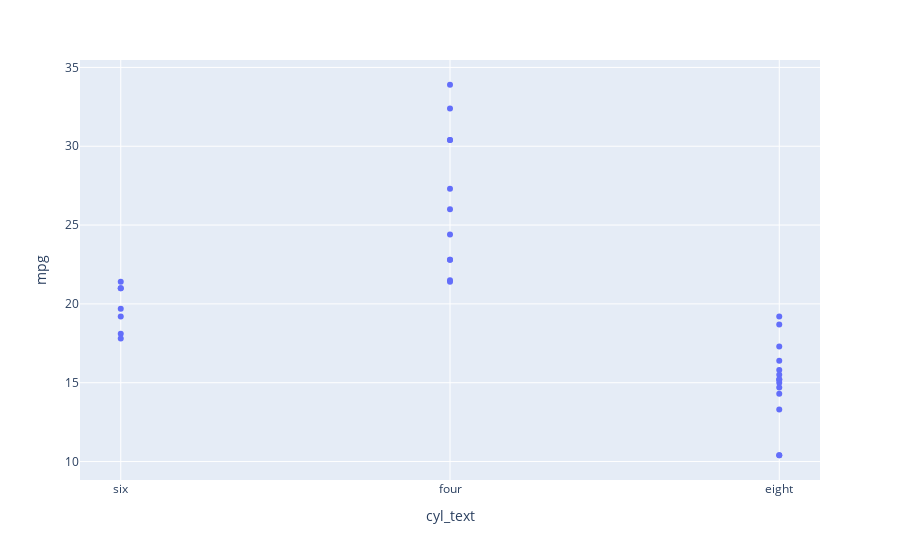

This figure's notebook cell:
### Code cell
pd.options.plotting.backend = "plotly"
df.plot(kind="scatter", x="cyl_text", y="mpg")

### Figure 1 — Plotly figure (JSON) as saved in the notebook; plotly's stock layout.template omitted (floating-point values rounded to 4 significant figures)
{"data": [{"hovertemplate": "cyl_text=%{x}<br>mpg=%{y}<extra></extra>", "legendgroup": "", "marker": {"color": "#636efa", "symbol": "circle"}, "mode": "markers", "name": "", "orientation": "v", "showlegend": false, "type": "scatter", "x": ["six", "six", "four", "six", "eight", "six", "eight", "four", "four", "six", "six", "eight", "eight", "eight", "eight", "eight", "eight", "four", "four", "four", "four", "eight", "eight", "eight", "eight", "four", "four", "four", "eight", "six", "eight", "four"], "xaxis": "x", "y": [21, 21, 22.8, 21.4, 18.7, 18.1, 14.3, 24.4, 22.8, 19.2, 17.8, 16.4, 17.3, 15.2, 10.4, 10.4, 14.7, 32.4, 30.4, 33.9, 21.5, 15.5, 15.2, 13.3, 19.2, 27.3, 26, 30.4, 15.8, 19.7, 15, 21.4], "yaxis": "y"}], "layout": {"autosize": true, "legend": {"tracegroupgap": 0}, "margin": {"t": 60}, "xaxis": {"anchor": "y", "autorange": true, "domain": [0, 1], "range": [-0.1211, 2.121], "title": {"text": "cyl_text"}, "type": "category"}, "yaxis": {"anchor": "x", "autorange": true, "domain": [0, 1], "range": [8.58, 35.72], "title": {"text": "mpg"}, "type": "linear"}}}
